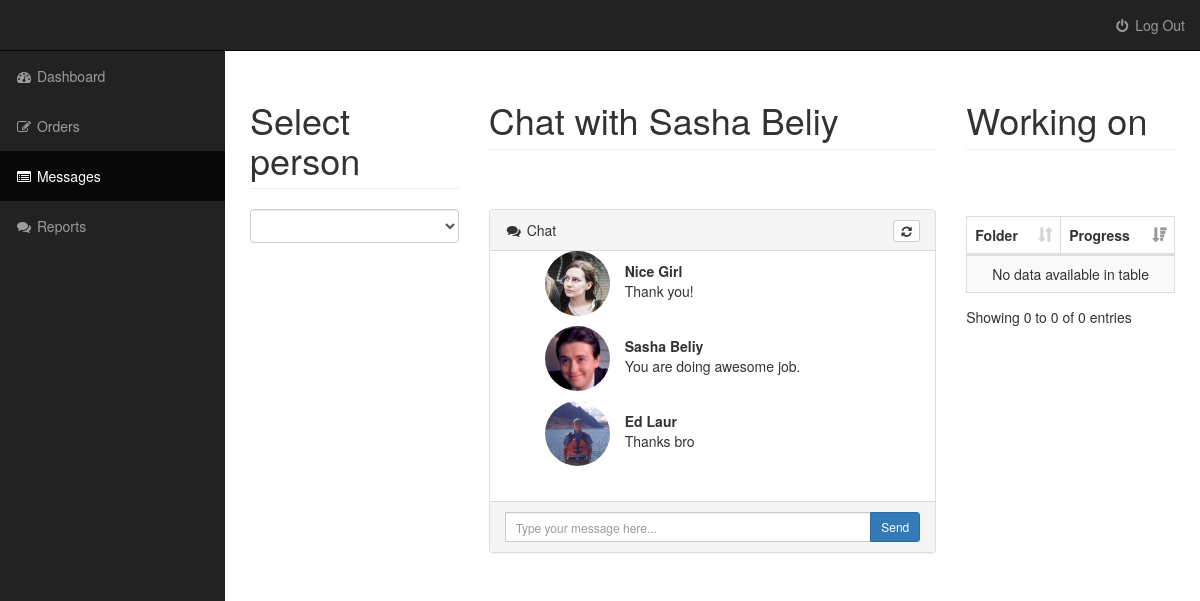
The app's page /web/headViewMessages.php?sendid=2 (signed in) with its own data.
### tables this page shows
CREATE TABLE IF NOT EXISTS `workers` (
  `worker_id` int(11) NOT NULL AUTO_INCREMENT,
  `worker_name` varchar(45) DEFAULT NULL,
  `worker_surname` varchar(45) DEFAULT NULL,
  `worker_date` date DEFAULT NULL,
  `worker_status` varchar(45) DEFAULT NULL,
  PRIMARY KEY (`worker_id`)
);

CREATE TABLE IF NOT EXISTS `messages` (
  `message_id` int(11) NOT NULL AUTO_INCREMENT,
  `message_sender` varchar(45) NOT NULL,
  `message_receiver` varchar(45) NOT NULL,
  `message_text` text NOT NULL,
  `message_date` datetime NOT NULL,
  PRIMARY KEY (`message_id`)
);

### web/headViewMessages.php (the view, shortened to what this page needs)
<?php include '../resources/include/header.php';?>
<link rel="stylesheet" href="../resources/css/bootstrap.min.css">
<link rel="stylesheet" href="../resources/css/dataTables.bootstrap.min.css">
<link rel="stylesheet" href="../resources/css/datepicker.css">
<link rel="stylesheet" href="../resources/css/sb-admin.css">
<link rel="stylesheet" href="../resources/font-awesome/css/font-awesome.min.css">
<div id="wrapper">
  <nav class="navbar navbar-inverse navbar-fixed-top " role="navigation">
    <ul class="nav navbar-right top-nav">
      <li>
        <a href="logout.php"><i class="fa fa-fw fa-power-off"></i> Log Out</a>
      </li>
    </ul>
    <div class="collapse navbar-collapse navbar-ex1-collapse">
      <ul class="nav navbar-nav side-nav ">
        <li >
          <a href="headViewDash.php"><i class="fa fa-fw fa-dashboard"></i> Dashboard</a>
        </li>
        <li>
          <a href="headViewOrders.php"><i class="fa fa-fw  fa-edit"></i> Orders </a>
        </li>
        <?php
        $sqls="SELECT message_receiver from messages where message_sender='".$_SESSION["user_id"]."'"." order by message_date desc limit 1";
        $querys=mysqli_query($dbhandle, $sqls);
        while($ress=mysqli_fetch_array($querys)){
          $lastsender=$ress[0];
        }
        ?>
        <li class="active">
          <a href="headViewMessages.php?sendid=<?=$lastsender?>"><i class="fa fa-fw  fa-list-alt"></i> Messages </a>
        </li>
        <li >
          <a href="headViewReports.php"><i class="fa fa-fw  fa-comments"></i> Reports </a>
        </li>
      </ul>
    </div>
  </nav>
  <div id="page-wrapper">
    <div class="container-fluid" style="height: 900px">
      <div class="row">
        <div class="col-lg-3">
          <h1 class="page-header">
            Select person
          </h1>
        </div>
        <?php
        $print='';
        $name=$_GET['sendid'];
        if($name==''){$print='';}else{
          if(intval($name)<1000){
            $chatwith="select worker_name, worker_surname from workers where worker_id='".$name."'";
            $chat_query=mysqli_query($dbhandle,$chatwith) or die(mysql_error());
            while($chat_res = mysqli_fetch_array($chat_query))            {
              $print=$chat_res[0].' '.$chat_res[1];
            }
          }else{
            $chatwith="select client_name, client_surname from clients where client_id='".$name."'";
            $chat_query=mysqli_query($dbhandle,$chatwith) or die(mysql_error());
            while($chat_res = mysqli_fetch_array($chat_query))            {
              $print=$chat_res[0].' '.$chat_res[1];
            }
          }
        }
         ?>
         <div class="col-lg-6">
           <h1 class="page-header">
            Chat with <?=$print?>
          </h1>
        </div>
        <div class="col-lg-3">
          <?php if(intval($name)<1000){ ?>
          <h1 class="page-header">Working on</h1>
          <?php }else{ ?>
          <h1 class="page-header">Recent orders</h1>
          <?php } ?>
        </div>
      </div>
      <div class="row">
        <div class="col-lg-3 ">
          <form method="post">
            <select name='PreviousReceiver' class="form-control" onchange='if(this.value != 0) { location = this.value; }'>
              <option selected disabled hidden style='display: none' value=''></option>
              <optgroup label="Employees">
               </optgroup>
              </select>
            </form>
          </div>
          <div class="col-lg-6">
            <div class="chat-panel panel panel-default" >
              <div class="panel-heading">
                <i class="fa fa-comments fa-fw"></i>
                Chat
                <div class="btn-group pull-right">
                  <button type="button" class="btn btn-default btn-xs " >
                  <i class="fa fa-refresh fa-fw"></i>
                </div>
              </div>
              <div class="panel-body" id="mydiv" style="height: 250px; overflow:auto;">
                <ul class="chat" style="list-style-type:none">
                  <?php
                  $smessages="select * from messages where ".
                  "message_sender='".$_GET["sendid"]."' OR message_receiver='".$_GET["sendid"]."' ORDER BY message_date";
                  $query4=mysqli_query($dbhandle,$smessages) or die(mysql_error());
                  while($res4 = mysqli_fetch_array($query4))
                  {
                    $mrecepient="(select * from workers where worker_id=".$res4[1].
                    ") UNION (select * from clients where client_id=".$res4[1].")";
                    $query5=mysqli_query($dbhandle,$mrecepient) or die(mysql_error());
                    if($res5=mysqli_fetch_array($query5)){
                   ?>
                   <li class="left clearfix">
                    <span class="chat-img pull-left">
                      <img src="../resources/images/<?php echo $res5[1]."".$res5[2];?>.png" alt="User Avatar" class="img-circle" style="width: 65px; height: 65px; margin-right: 15px; margin-bottom: 10px">
                    </span>
                    <div class="chat-body clearfix" style="margin-top: 10px">
                      <div class="header">
                        <strong class="primary-font"><?php echo $res5[1]." ".$res5[2];?></strong>
                      </div>
                      <p>
                        <?=$res4[3];?>
                      </p>
                       </div>
                   </li>
                  <?php }}; ?>
                 </ul>
                </div>
                <div class="panel-footer">
                  <form method="POST" action='../resources/controller/messageController.php?sender=head'>
                    <div class="input-group"><?php $to=$_GET["sendid"] ; ?>
                      <input  type="text" class="form-control input-sm" placeholder="Type your message here..." name="message">
                      <span class="input-group-btn">
                        <button type='submit' class="btn btn-primary btn-sm" id="btn-chat">
                        Send
                        </button>
                      </span>
                    </div>
                  </form>
                </div>
              </div>
            </div>
            <div class="col-lg-3">
              <?php if(intval($name)<1000){ ?>
              <table id="example" class="table table-striped table-bordered" cellspacing="0" width="100%">
                <thead>
                  <tr>
                    <th>Folder</th>
                    <th>Progress</th>
                  </tr>
                </thead>
                <tbody>
                  </tbody>
              </table>
              <?php } ?>
  </div>
</div>
<?php include '../resources/include/footer.php'; ?>

### resources/css/sb-admin.css (style rules this page uses)
body { margin-top: 100px; background-color: #222; }
@media (min-width:768px) { body { margin-top: 50px; } }
#wrapper { padding-left: 0; }
#page-wrapper { width: 100%; padding: 0; background-color: #fff; }
@media (min-width:768px) { #wrapper { padding-left: 225px; } }
@media (min-width:768px) { #page-wrapper { padding: 10px; } }
.top-nav { padding: 0 15px; }
.top-nav>li { display: inline-block; float: left; }
.top-nav>li>a { padding-top: 15px; padding-bottom: 15px; line-height: 20px; color: #999; }
@media (min-width:768px) { .side-nav { position: fixed; top: 51px; left: 225px; width: 225px; margin-left: -225px; border: none; border-radius: 0; overflow-y: auto; background-color: #222; bottom: 0; overflow-x: hidden; padding-bottom: 40px; } }
@media (min-width:768px) { .side-nav>li>a { width: 225px; } }

### records on screen
workers: print "Sasha Beliy"
messages: shows a picture, res5 "Nice", res5 "Girl", message_text "Thank you!"
messages: shows a picture, res5 "Sasha", res5 "Beliy", message_text "You are doing awesome job."
messages: shows a picture, res5 "Ed", res5 "Laur", message_text "Thanks bro"
